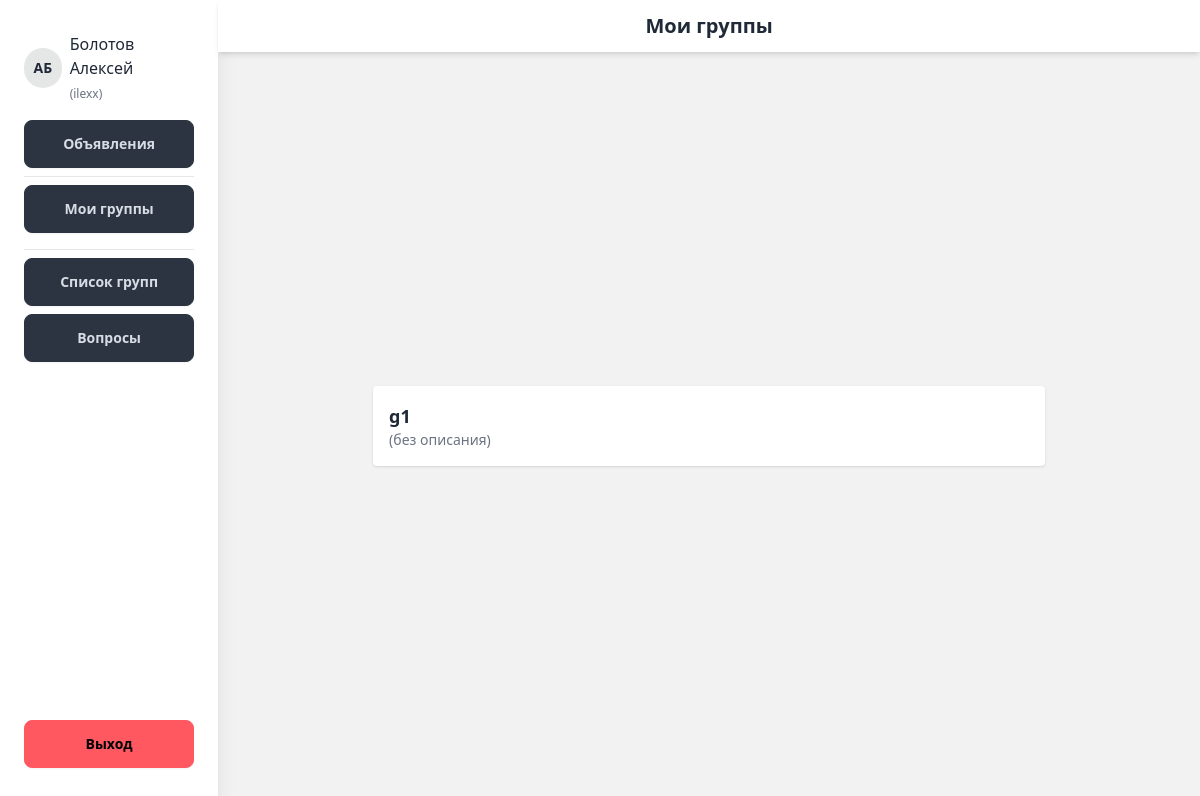
Before: /accounts/my/ (signed in) with the older database file.
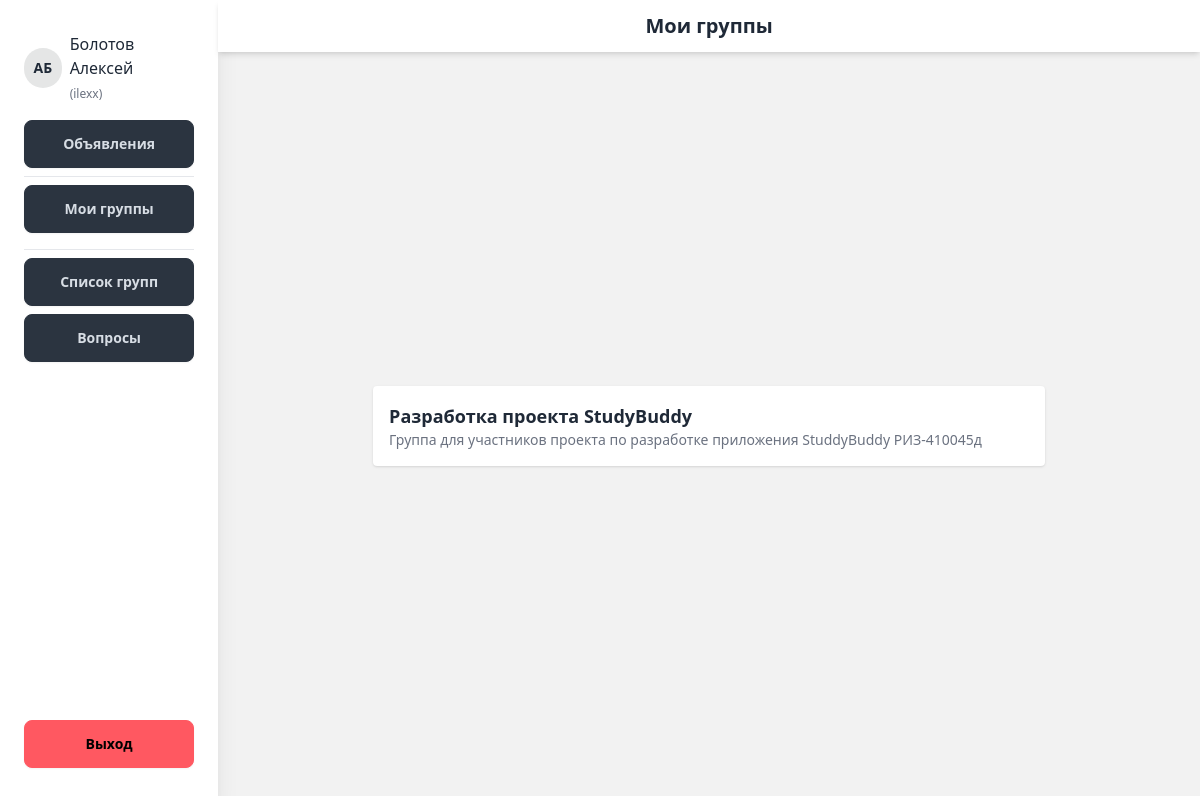
After: the same page with the newer database file.
### accounts/models.py (models this page shows, shortened)
class User(AbstractUser):
    ROLE_CHOICES = (
        ('admin', 'Администратор'),
        ('user', 'Пользователь'),
    )
    role = models.CharField(
        max_length=10,
        choices=ROLE_CHOICES,
        default='user',
        verbose_name='Роль'
    )

class Profile(models.Model):
    user = models.OneToOneField(User, on_delete=models.CASCADE, related_name='profile')
    last_name = models.CharField(max_length=100, verbose_name='Фамилия', blank=False)
    first_name = models.CharField(max_length=100, verbose_name='Имя', blank=False)
    patronymic = models.CharField(max_length=100, verbose_name='Отчество', blank=False)
    birth_date = models.DateField(null=True, blank=False, verbose_name='Дата рождения')
    institution = models.CharField(max_length=255, verbose_name='Учебное заведение', blank=True)
    faculty = models.CharField(max_length=255, verbose_name='Факультет', blank=True)
    study_group = models.CharField(max_length=255, verbose_name='Группа', blank=True)
    photo = models.ImageField(upload_to='profile_photos/', blank=True, null=True, verbose_name='Фото профиля')

### groups/models.py (models this page shows, shortened)
class StudyGroup(models.Model):
    name = models.CharField(max_length=255, verbose_name='Название группы')
    description = models.TextField(blank=True, verbose_name='Описание группы')
    owner = models.ForeignKey(settings.AUTH_USER_MODEL,
                on_delete=models.CASCADE,
                related_name='owned_groups',
                null=True,
                blank=True
    )
    members = models.ManyToManyField(
        settings.AUTH_USER_MODEL,
        blank=True,
        related_name='study_groups'
    )
    access_requests = models.ManyToManyField(
        settings.AUTH_USER_MODEL,
        blank=True,
        related_name='group_access_requests'
    )

### accounts/views.py (the view)
# urls.py: path('my/', views.my_groups_view, name='my_groups'),
@login_required
def my_groups_view(request):
    user_groups = request.user.study_groups.all()
    return render(request, 'accounts/my_groups.html', {'groups': user_groups})

### templates/accounts/my_groups.html (shortened to what this page needs)
{% extends 'base.html' %}
{% block page_title %}Мои группы{% endblock %}
{% block content %}
<div class="max-w-2xl w-full">
    {% if groups %}
    <ul class="space-y-2">
        {% for group in groups %}
        <li class="p-4 bg-base-100 rounded shadow">
            <a href="{% url 'groups:group_detail' group.pk %}" class="text-lg font-semibold hover:underline">
                {{ group.name }}
            </a>
            <p class="text-sm text-gray-500">{{ group.description|default:"(без описания)" }}</p>
        </li>
        {% endfor %}
    </ul>
    {% else %}
    <div class="flex justify-center items-center py-12">
        <p class="text-base-content/60 text-center text-lg">Вы не состоите ни в одной группе, пока.</p>
    </div>
    {% endif %}
</div>
{% endblock %}

### templates/base.html (shortened to what this page needs)
<!DOCTYPE html>
<html lang="ru">
<head>
  {% load static %}
  <link href="https://cdn.jsdelivr.net/npm/daisyui@4.10.2/dist/full.min.css" rel="stylesheet" type="text/css" />
  <script src="https://cdn.tailwindcss.com"></script>
</head>
<body class="bg-base-200 min-h-screen font-sans">
  <div class="min-h-screen flex">
    {% if user.is_authenticated %}
    <aside class="hidden md:flex flex-col justify-between w-64 bg-base-100 shadow-xl px-6 py-8">
      <div>
        <a href="{% url 'accounts:profile' %}" class="flex items-center gap-2 mb-4 hover:underline">
          {% if user.profile.photo %}
          <img src="{{ user.profile.photo.url }}" class="w-10 h-10 rounded-full object-cover ring ring-primary">
          {% else %}
          <div class="w-10 h-10 rounded-full bg-base-300 flex items-center justify-center text-sm font-bold">
            {{ user.profile.first_name|first }}{{ user.profile.last_name|first }}
          </div>
          {% endif %}
          <span class="text-left">
            {{ user.profile.last_name }} {{ user.profile.first_name }}<br>
            <span class="text-xs text-gray-500">({{ user.username }})</span>
          </span>
        </a>
        <a href="{% url 'announcements:list' %}" class="btn btn-neutral w-full">Объявления</a>
        <hr class="my-2" />
        <a href="{% url 'accounts:my_groups' %}" class="btn btn-neutral w-full mb-2">Мои группы</a>
        <hr class="my-2" />
        <a href="{% url 'groups:group_list' %}" class="btn btn-neutral w-full mb-2">Список групп</a>
        <a href="{% url 'questions:question_list' %}" class="btn btn-neutral w-full">Вопросы</a>
      </div>
      <div class="mt-8 space-y-2">
        <a href="{% url 'accounts:logout' %}" class="btn btn-error w-full">Выход</a>
      </div>
    </aside>
    {% endif %}
    <div class="flex flex-col flex-grow w-full min-h-screen">
      <header class="bg-base-100 shadow-md px-4 py-3 flex items-center justify-center relative">
        <h1 class="text-center font-semibold text-xl w-full">{% block page_title %}{% endblock %}</h1>
      </header>
      <main class="flex-grow flex items-center justify-center px-4 py-6">
        {% block content %}{% endblock %}
      </main>
    </div>
  </div>
</body>
</html>

Changed rows visible on the page:
removed StudyGroup: name "g1", description "(без описания)"
added StudyGroup: name "Разработка проекта StudyBuddy", description "Группа для участников проекта по разработке приложения StuddyBuddy РИЗ-410045д"
